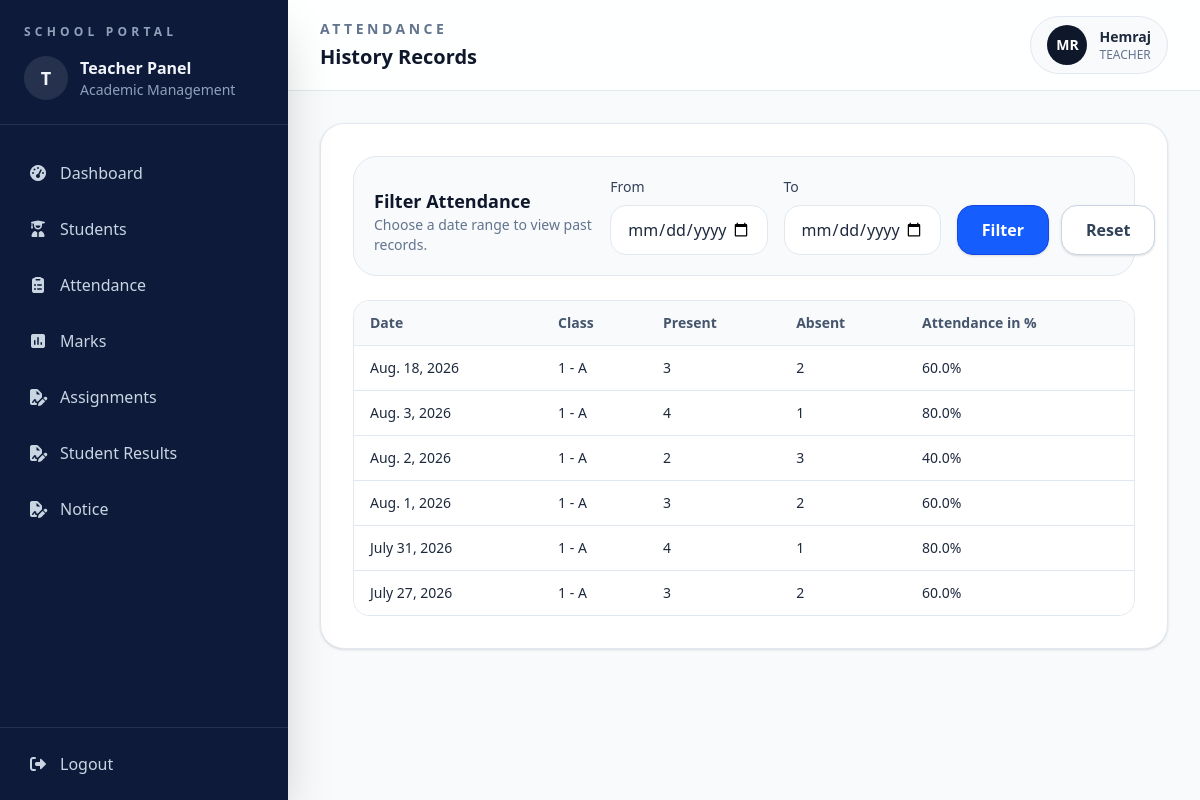
/attendance/history/ (signed in), run on an earlier commit of the app's database.
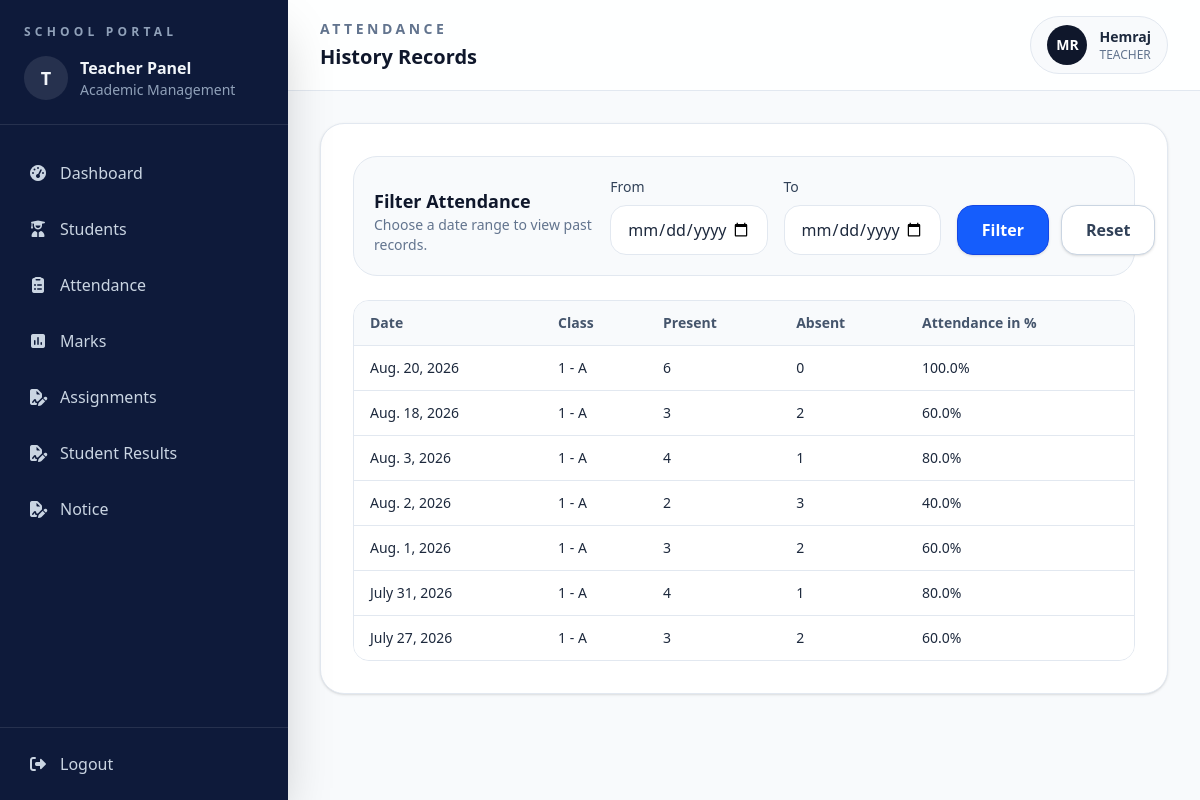
And on a later commit of the database.
### accounts/models.py (models this page shows, shortened)
class User(AbstractUser):
    ROLE_CHOICES = (("ADMIN", "Admin"), ("TEACHER", "Teacher"))
    role = models.CharField(max_length=20, choices=ROLE_CHOICES, default="TEACHER")

### attendance/views.py (the view)
# urls.py: path("history/",views.attendance_history,name="attendance-history"),
def attendance_history(request):
    from_date = request.GET.get("from")
    to_date = request.GET.get("to")
    queryset = Attendance.objects.filter(student__classroom__teacher=request.user)
    if from_date:
        queryset = queryset.filter(date__gte=from_date)
    if to_date:
        queryset = queryset.filter(date__lte=to_date)
    attendance_records = (
        queryset.values(
            "date", "student__classroom__name", "student__classroom__section"
        )
        .annotate(
            present_count=Count("id", filter=Q(status="PRESENT")),
            absent_count=Count("id", filter=Q(status="ABSENT")),
        )
        .order_by("-date")
    )
    for record in attendance_records:
        total = record["present_count"] + record["absent_count"]
        if total > 0:
            record["attendance_percentage"] = round(
                (record["present_count"] / total) * 100,
                2,
            )
        else:
            record["attendance_percentage"] = 0
    context = {
        "attendance_records": attendance_records,
        "from_date": from_date,
        "to_date": to_date,
    }
    return render(request, "attendance/attendance_history.html", context)

### attendance/templates/attendance/attendance_history.html (shortened to what this page needs)
{% extends 'base.html' %}
{% block page_label %}Attendance{% endblock %}
{% block page_title %}History Records{% endblock %}
{% block content %}
<div class="space-y-6">
  <div class="rounded-3xl border border-slate-200 bg-slate-50 p-5">
    <div class="flex flex-col gap-4 md:flex-row md:items-end md:justify-between">
      <div>
        <h2 class="text-lg font-semibold text-slate-900">
          Filter Attendance
        </h2>
        <p class="text-sm text-slate-500">
          Choose a date range to view past records.
        </p>
      </div>
      <form method="get" id="attendanceFilterForm">
        <div class="grid gap-4 md:grid-cols-3 md:items-end">
          <div>
            <label
              for="from"
              class="mb-2 block text-sm font-medium text-slate-700"
            >
              From
            </label>
            <input
              id="from"
              type="date"
              name="from"
              value="{{ from_date }}"
              min="0001-01-01"
              max="9999-12-31"
              class="w-full rounded-2xl border border-slate-200 bg-white px-4 py-3"
            />
          </div>
          <div>
            <label
              for="to"
              class="mb-2 block text-sm font-medium text-slate-700"
            >
              To
            </label>
            <input
              id="to"
              type="date"
              name="to"
              value="{{ to_date }}"
              min="0001-01-01"
              max="9999-12-31"
              class="w-full rounded-2xl border border-slate-200 bg-white px-4 py-3"
            />
          </div>
          <div class="flex gap-3">
            <button
              type="submit"
              class="h-[50px] flex-1 rounded-2xl border border-blue-700 bg-blue-600 px-6 font-bold text-white shadow-sm transition hover:border-blue-800 hover:bg-blue-700"
            >
              Filter
            </button>
            <a
              href="?"
              class="flex h-[50px] flex-1 items-center justify-center rounded-2xl border border-slate-300 bg-white px-6 font-bold text-slate-700 shadow-sm transition hover:border-slate-400 hover:bg-slate-100"
            >
              Reset
            </a>
          </div>
        </div>
      </form>
    </div>
  </div>
  <div class="overflow-hidden rounded-2xl border border-slate-200">
    <table class="min-w-full divide-y divide-slate-200 text-left text-sm">
      <thead class="bg-slate-50 text-slate-600">
        <tr>
          <th class="px-4 py-3 font-semibold">Date</th>
          <th class="px-4 py-3 font-semibold">Class</th>
          <th class="px-4 py-3 font-semibold">Present</th>
          <th class="px-4 py-3 font-semibold">Absent</th>
          <th class="px-4 py-3 font-semibold">Attendance in %</th>
        </tr>
      </thead>
      <tbody class="divide-y divide-slate-200 bg-white">
        {% for attendance in attendance_records %}
        <tr>
          <td class="px-4 py-3">
            {{ attendance.date }}
          </td>
          <td class="px-4 py-3">
            {{ attendance.student__classroom__name }} -
            {{ attendance.student__classroom__section }}
          </td>
          <td class="px-4 py-3">
            {{ attendance.present_count }}
          </td>
          <td class="px-4 py-3">
            {{ attendance.absent_count }}
          </td>
          <td class="px-4 py-3">
            {{ attendance.attendance_percentage }}%
          </td>
        </tr>
        {% empty %}
        <tr>
          <td colspan="5" class="px-4 py-6 text-center text-slate-500">
            No attendance records found.
          </td>
        </tr>
        {% endfor %}
      </tbody>
    </table>
  </div>
</div>
{% endblock %}

### templates/base.html (shortened to what this page needs)
{% load static %}
<!doctype html>
<html lang="en">
<head>
<script src="https://cdn.jsdelivr.net/npm/@tailwindcss/browser@4"></script>
<link rel="stylesheet"
      href="https://cdnjs.cloudflare.com/ajax/libs/font-awesome/7.0.1/css/all.min.css"
 />
</head>
<body class="bg-slate-50 text-slate-800">
<div class="min-h-screen bg-slate-50">
  {% include 'sidebar.html' %}
  <div class="min-h-screen lg:ml-72">
    <header class="border-b border-slate-200 bg-white/90 px-4 py-4 sm:px-6 lg:px-8">
      <div class="flex flex-col gap-4 sm:flex-row sm:items-center sm:justify-between">
        <div>
          <p class="text-sm font-semibold uppercase tracking-[0.25em] text-slate-500">
            {% block page_label %}{% endblock %}
          </p>
          <h1 class="mt-1 text-xl font-semibold text-slate-900">
            {% block page_title %}{% endblock %}
          </h1>
        </div>
        <div class="flex items-center gap-3 rounded-full border border-slate-200 bg-slate-50 px-4 py-2">
          <div class="flex h-10 w-10 items-center justify-center rounded-full bg-slate-900 text-sm font-semibold text-white">
            MR
          </div>
          <div>
            <p class="text-sm font-semibold text-slate-800">
              {{ request.user.username|capfirst }}
            </p>
            <p class="text-xs text-slate-500">
              {{ request.user.role|capfirst }}
            </p>
          </div>
        </div>
      </div>
    </header>
    <main class="p-4 sm:p-6 lg:p-8">
      <div class="rounded-3xl border border-slate-200 bg-white p-4 shadow-sm sm:p-6 lg:p-8">
        {% block content %}
        {% endblock content %}
      </div>
    </main>
  </div>
</div>
</body>
</html>

What changed in the data, as far as the page shows it:
now on one of the page's lists (row edited): User: date "July 31, 2026", student__classroom__name "1", present_count "4", absent_count "1"
changed User "Hemraj": date "July 31, 2026" → "Aug. 20, 2026"; present_count "4" → "6"; absent_count "1" → "0"; attendance_percentage "80.0" → "100.0"
